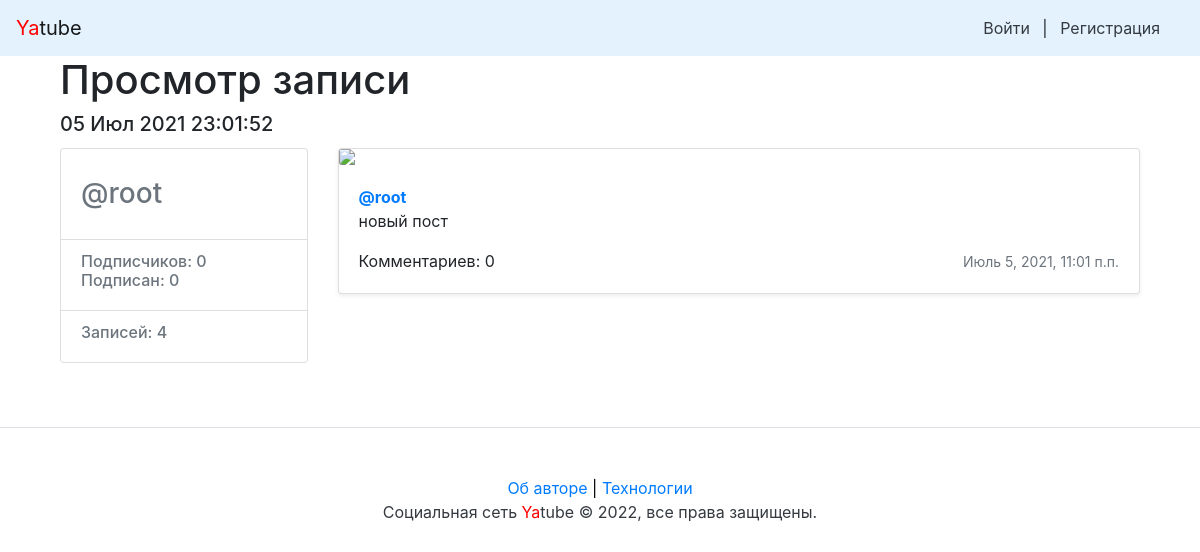
Page /user/root/65/ on the earlier database version.
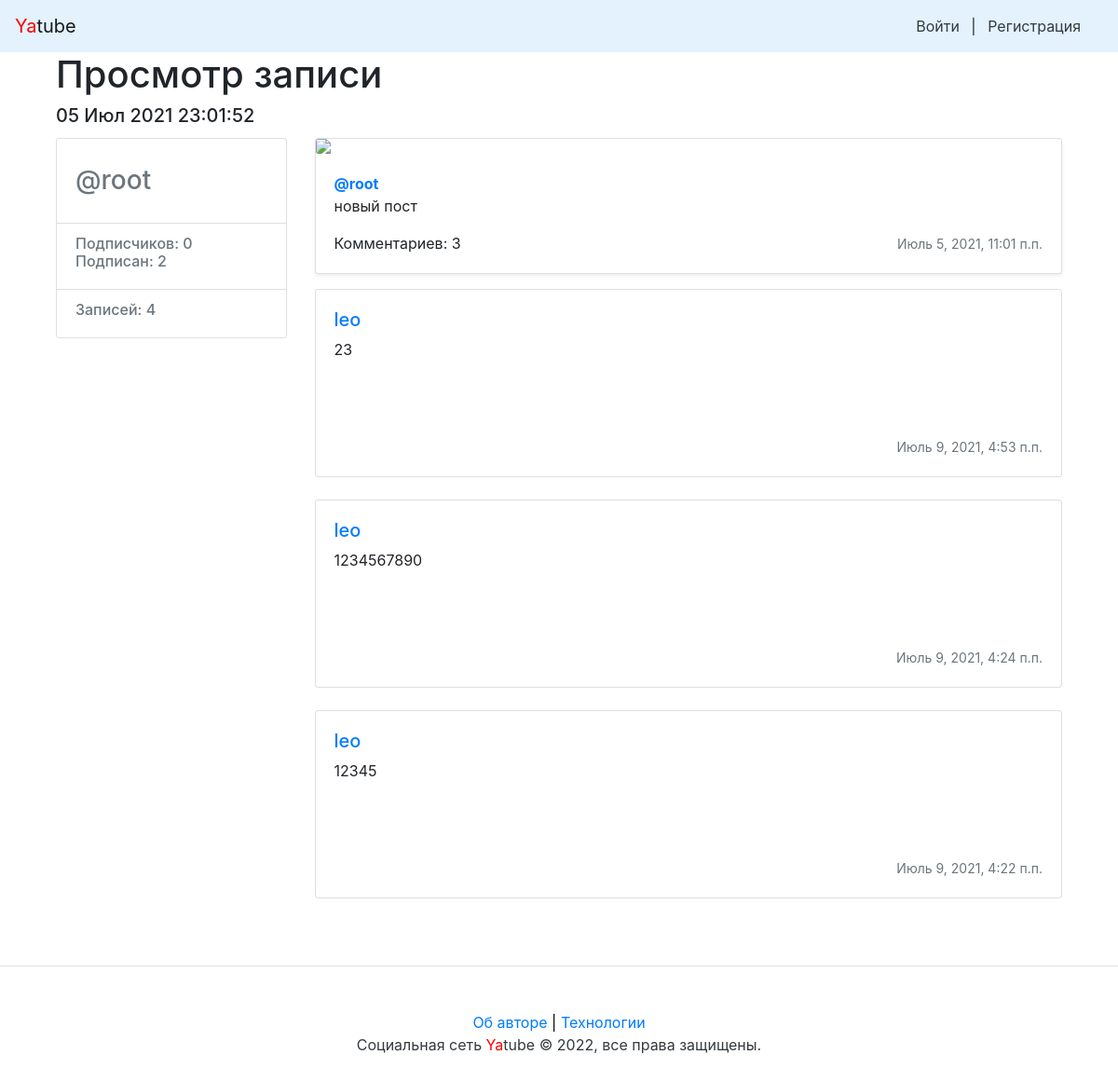
Same page on the later database version.
### posts/models.py (models this page shows, shortened)
class Post(models.Model):
    text = models.TextField(
        verbose_name='Текст',
        help_text='Текст вашего поста.',
    )
    pub_date = models.DateTimeField(
        auto_now_add=True,
        verbose_name='Дата публикации',
    )
    author = models.ForeignKey(
        User,
        on_delete=models.CASCADE,
        verbose_name='Автор',
        related_name='posts',
    )
    group = models.ForeignKey(
        Group,
        blank=True,
        null=True,
        on_delete=models.SET_NULL,
        verbose_name='Группа',
        related_name='posts',
        help_text=mark_safe('Тематическая группа. Группы создают '
                            'администраторы.<br>Можно не выбирать.')
    )
    image = models.ImageField(
        upload_to='posts/',
        verbose_name='Изображение',
        blank=True,
        null=True,
        help_text=('Загрузите изображение. Оптимальный размер 960x339. '
                   'Допускаются 1920x678, 640x226, 480x170 px.'),
    )
    class Meta:
        verbose_name = 'Пост'
        verbose_name_plural = 'Посты'
        ordering = ('-pub_date', )

class Comment(models.Model):
    post = models.ForeignKey(
        Post,
        on_delete=models.CASCADE,
        verbose_name='Пост',
        related_name='comments',
    )
    author = models.ForeignKey(
        User,
        on_delete=models.CASCADE,
        verbose_name='Автор',
        related_name='comments',
    )
    text = models.TextField(
        verbose_name='Текст',
        help_text='Текст вашего комментария.',
    )
    created = models.DateTimeField(
        auto_now_add=True,
        verbose_name='Дата публикации',
    )
    class Meta:
        verbose_name = 'Комментарий'
        verbose_name_plural = 'Комментарии'
        ordering = ('-created',)

### posts/views.py (the view)
# urls.py: path('user/<str:username>/<int:post_id>/', views.post_view, name='post'),
@require_http_methods(('GET', 'POST'))
def post_view(request, username, post_id):
    post = get_object_or_404(Post, pk=post_id, author__username=username)
    form = CommentForm()
    context = {'form': form, 'post': post}
    return render(request, 'posts/post.html', context)

### yatube/context_processors.py (called while the page is built)
def year(request):
    year = dt.today().year
    return {
        'year': year
    }

### templates/posts/post.html (shortened to what this page needs)
{% extends "base.html" %}
{% block header %}
  Просмотр записи {{ post.author.get_full_name }}
  <h5>{{ post.pub_date|date:"d M Y H:i:s" }}</h5>
{% endblock %}
{% block content %}
  <div class="row">
    {% include "includes/author_card.html" with author=post.author %}
    <div class="col-md-9">
      {% include "includes/post_item.html" with add_comment=False %}
      {% include "includes/comments.html" with comments=post.comments.all %}
    </div>
  </div>
{% endblock %}

### templates/base.html (shortened to what this page needs)
<!doctype html>
<html>
  <head>
    {% load static %}
    <link
      rel="stylesheet"
      href="{% static 'bootstrap/dist/css/bootstrap.min.css' %}"
    >
  </head>
  <body>
    {% include "includes/nav.html" %}
    <main role="main" class="container">
      <div class="container">
        <h1>{% block header %}{% endblock %}</h1>
        {% block content %}{% endblock %}
      </div>
    </main>
    {% include "includes/footer.html" %}
  </body>
</html>

### templates/includes/nav.html
<nav class="navbar navbar-light" style="background-color: #e3f2fd;">
  <a class="navbar-brand" href="{% url 'index' %}">
    <span style="color:red">Ya</span>tube</a>
  <nav class="my-2 my-md-0 mr-md-3">
    {% if user.is_authenticated %}
      <a
        class="p-2 text-dark"
        href="{% url 'profile' username=user.username %}"
      >Пользователь: {{ user.username }}</a>
      <a
        class="p-2 text-dark"
        href="{% url 'new_post' %}"
      >Новый пост</a>
      <a
        class="p-2 text-dark"
        href="{% url 'password_change' %}"
      >Изменить пароль</a>
      <a
        class="p-2 text-dark"
        href="{% url 'logout' %}"
      >Выйти</a>
    {% else %}
      <a class="p-2 text-dark" href="{% url 'login' %}">Войти</a> |
      <a class="p-2 text-dark" href="{% url 'signup' %}">Регистрация</a>
    {% endif %}
  </nav>
</nav>

### templates/includes/author_card.html (shortened to what this page needs)
<div class="col-md-3 mb-3 mt-1">
  <div class="card">
    <div class="card-body">
      <div class="h3 text-muted">
        @{{ author.username }}
      </div>
    </div>
    <ul class="list-group list-group-flush">
      <li class="list-group-item">
        <div class="h6 text-muted">
          Подписчиков: {{ author.following.count }} <br>
          Подписан: {{ author.follower.count }}
        </div>
      </li>
      <li class="list-group-item">
        <div class="h6 text-muted">
          Записей: {{ author.posts.count }}
        </div>
      </li>
    </ul>
  </div>
</div>

### templates/includes/post_item.html (shortened to what this page needs)
<div class="card mb-3 mt-1 shadow-sm">
  {% load thumbnail %}
  {% thumbnail post.image "960x339" crop="center" upscale=True as im %}
    <img class="card-img" src="{{ im.url }}">
  {% endthumbnail %}
  <div class="card-body">
    <p class="card-text">
      <a name="post_{{ post.id }}" href="{% url 'profile' post.author.username %}">
        <strong class="d-block text-gray-dark">@{{ post.author }}</strong>
      </a>
      {{ post.text|linebreaksbr }}
    </p>
    <div class="d-flex justify-content-between align-items-center">
      <div class="btn-group">
        {% if page %}
          {% if post.comments.exists %}
            <a class="btn btn-sm btn-link" href="{% url 'post' post.author.username post.id %}" role="button">Комментариев: {{ post.comments.count }}</a>
          {% else %}
            {% if user.is_authenticated %}
              <a class="btn btn-sm btn-primary" href="{% url 'post' post.author.username post.id %}" role="button">
                Добавить комментарий
              </a>
            {% else %}
              <a class="btn btn-sm btn-link" href="{% url 'post' post.author.username post.id %}" role="button">Нет комментариев, открыть пост</a>
            {% endif %}
          {% endif %}
        {% else %}
          Комментариев: {{ post.comments.count }}
        {% endif %}
      </div>
      <small class="text-muted">{{ post.pub_date }}</small>
    </div>
  </div>
</div>

### templates/includes/comments.html (shortened to what this page needs)
{% load user_filters %}
{% for item in comments %}
  <div class="media card mb-4">
    <div class="media-body card-body">
      <h5 class="mt-0">
        <a
          href="{% url 'profile' item.author.username %}"
          name="comment_{{ item.id }}"
        >{{ item.author.username }}</a>
      </h5>
      <p>{{ item.text|linebreaksbr }}</p>
    </div>
    <div class="media-body card-body" style="width: 100%;">
      <div style="text-align: right;">
        <small class="text-muted">{{ item.created }}</small>
      </div>
    </div>
  </div>
{% endfor %}

### templates/includes/footer.html
<footer class="pt-4 my-md-5 pt-md-5 border-top">
  <p class="m-0 text-dark text-center ">
    <a href="{% url 'about:author' %}">Об авторе</a>
    <span style="color:black"> | </span>
    <a href="{% url 'about:tech' %}">Технологии</a>
  </p>
  <p class="m-0 text-dark text-center">
    Социальная сеть <span style="color:red">Ya</span>tube © {{ year }},
    все права защищены.
  </p>
</footer>

Differences in the rows shown:
changed Post "новый пост": comments.count "0" → "3"
added Comment: author.username "leo", text "23", created "Июль 9, 2021, 4:53 п.п."
added Comment: author.username "leo", text "1234567890", created "Июль 9, 2021, 4:24 п.п."
added Comment: author.username "leo", text "12345", created "Июль 9, 2021, 4:22 п.п."
Other differences:
{{ author.follower.count }}: "0" → "2"
